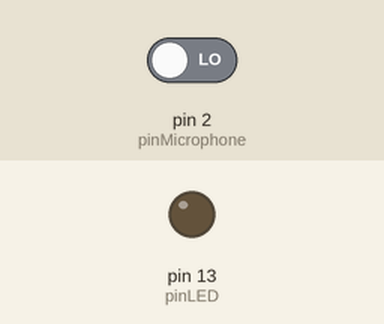
Simulated run of this sketch. Board: Arduino Uno, built with avr-gcc and run on an emulated ATmega328P. Parts: output pins drawn as LEDs (lit = HIGH). The test bench sets the inputs (shaded band); at power-on: pin 2 (pinMicrophone) LOW.

Above: at 1.2 s.
1.3 s: pin 2 (pinMicrophone) driven HIGH
At 2.0 s:
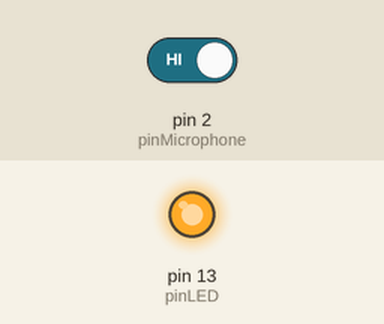
2.8 s: pin 2 (pinMicrophone) driven LOW
At 3.2 s:
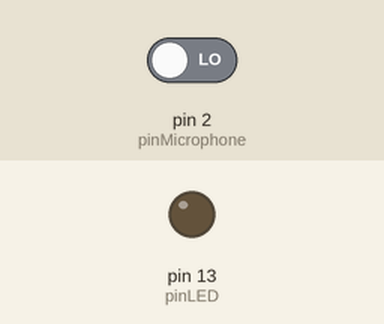
Timing chart, 0 to 5.8 s (numbered marks = the images above; inputs shaded):
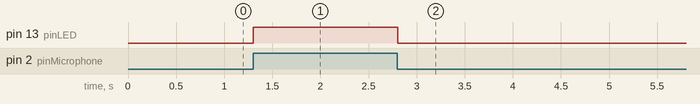

Measured:
- after the input at 1.3 s, pin 13 (pinLED): LOW → HIGH at once
- after the input at 2.8 s, pin 13 (pinLED): HIGH → LOW at once

The sketch:

sensor_sonido.ino
```cpp
const int pinLED = 13;
const int pinMicrophone = 2;

void setup ()
{
  pinMode (pinLED, OUTPUT);
  pinMode (pinMicrophone, INPUT);
}

void loop ()
{
  bool soundDetected = digitalRead(pinMicrophone);
  if (soundDetected)
  {
    digitalWrite (pinLED, HIGH);
    delay(100);
  }
  else
  {
    digitalWrite (pinLED, LOW);
    delay(10);
  }
}
```
